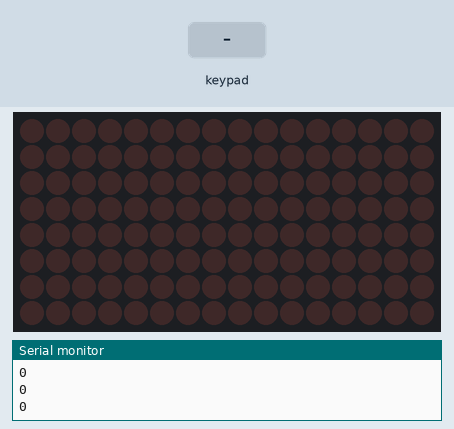
Simulated run of this sketch. Board: Arduino Uno, built with avr-gcc and run on an emulated ATmega328P. On the bench: 16×8 LED matrix, the last lines printed to the serial monitor. The inputs (shaded band) are chosen by the test bench.

Above: at 1.2 s.
1.3 s: key '0' pressed
At 1.44 s:
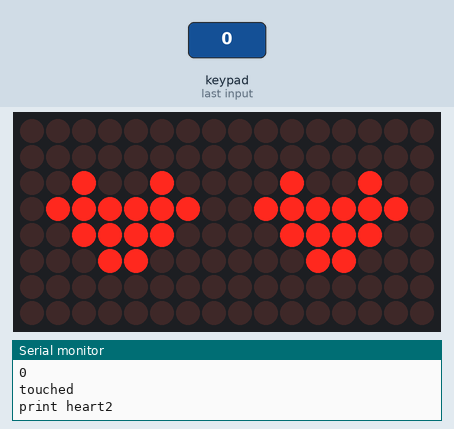
3.0 s: keypad keys 1 2 pressed 0.4 s apart
At 3.19 s:
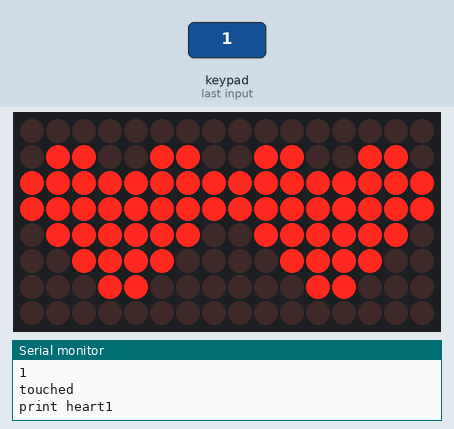
Timing chart, 0 to 6.0 s (numbered marks = the images above; inputs shaded):
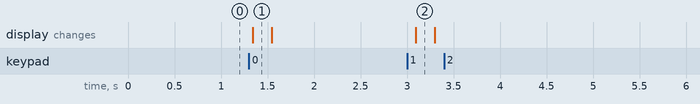

The sketch:

prototype3-3.ino
```cpp
/* DIGF Body Centric
 * Jessy（Xin Zhang）
 *
 *
 * This example interfaces with the Adafruit MPR121 capacitive board: https://learn.adafruit.com/adafruit-mpr121-12-key-capacitive-touch-sensor-breakout-tutorial/overview
 * Reads 0-1 pins and writes a 1 or 0 separated by commas
 *
 * Based on the MPR121test.ino example file
 *
  */

#include <LedControl.h>

#include <Wire.h>
#include "Adafruit_MPR121.h"

#ifndef _BV
#define _BV(bit) (1 << (bit))
#endif


// You can have up to 4 on one i2c bus but one is enough for testing!
Adafruit_MPR121 cap = Adafruit_MPR121();
const long interval = 1000;           // interval at which to blink (milliseconds)

// Keeps track of the last pins touched
// so we know when buttons are 'released'
uint16_t lasttouched = 0;
uint16_t currtouched = 0;

int DIN = 10;
int CS =  11;
int CLK = 12;

byte all[8] = {0xFF, 0xFF, 0xFF, 0xFF, 0xFF, 0xFF, 0xFF, 0xFF};
byte heart1[8] = {0x00, 0x66, 0xFF, 0xFF, 0x7E, 0x3C, 0x18, 0x00};
byte heart2[8] = {0x00, 0x00, 0x24, 0x7E, 0x3C, 0x18, 0x00, 0x00};
byte empty[8] = {0x00,0x00,0x00,0x00,0x00,0x00,0x00,0x00};
unsigned long previousMillis = 0;        // will store last time LED was updated

LedControl lc = LedControl(DIN, CLK, CS, 2);

bool flashing = false;
const int controlPin1 = 0;
const int controlPin2 = 1;
int heartStatus = 1;

void setup() {
  for (int i = 0; i < 2; i++) {
    lc.shutdown(i, false);      //启动时，MAX72XX处于省电模式
    lc.setIntensity(i, 1);      //将亮度设置为最大值
    lc.clearDisplay(i);//清除显示
    Serial.print("yo");
  }
    Serial.begin(9600);

  while (!Serial) { // needed to keep leonardo/micro from starting too fast!
    delay(10);
  }

  // Default address is 0x5A, if tied to 3.3V its 0x5B
  // If tied to SDA its 0x5C and if SCL then 0x5D
  if (!cap.begin(0x5A)) {
    Serial.println("MPR121 not found, check wiring?");
    while (1);
  }
  Serial.println("ready");
}

void flashHeart(){
   unsigned long currentMillis = millis();

   if (currentMillis - previousMillis >= interval) {
    // save the last time you blinked the LED
    previousMillis = currentMillis;

    if (heartStatus == 1){
      heartStatus = 2;
    } else {
      heartStatus = 1;
    }

    if (heartStatus == 1){
      printHeart1();
    } else {
      printHeart2();
    }
  }
}

void printHeart1(){
  Serial.println("print heart1");
  printByte(0, heart1);
  printByte(1, heart1);
}

void printHeart2(){
  Serial.println("print heart2");
  printByte(0, heart2);
  printByte(1, heart2);
}

void stopFlashHeart(){
  lc.clearDisplay(0);
  lc.clearDisplay(1);
}

void loop() {
   // Get the currently touched pads
  currtouched = cap.touched();

  bool pinOn1 = bool(currtouched & _BV(controlPin1));
  bool pinOn2 = bool(currtouched & _BV(controlPin2));
  Serial.println(pinOn1);
  Serial.println(pinOn2);

    // it if *is* touched and *wasnt* touched before, alert!
    if (!(pinOn1 && pinOn2) && (pinOn1 || pinOn2)  ){
      if (!flashing) Serial.println("touched");
      flashing = true;
    } else {
      if (flashing) Serial.println("released");
      flashing = false;
    }


  if (flashing){
      flashHeart();
  } else {
    stopFlashHeart();
  }

  // reset our state
  lasttouched = currtouched;


  // put a delay so it isn't overwhelming
  delay(100);
}

//点阵显示函数
void printByte(int num, byte character []) {
  int i = 0;
  for (i = 0; i < 16; i++) {
    lc.setRow(num, i, character[i]);
  }
}
```

Measured:
- after the input at 1.3 s, the display: changes at once (image 1)
- after the input at 3.0 s, the display: changes after 0.09 s (image 2)
